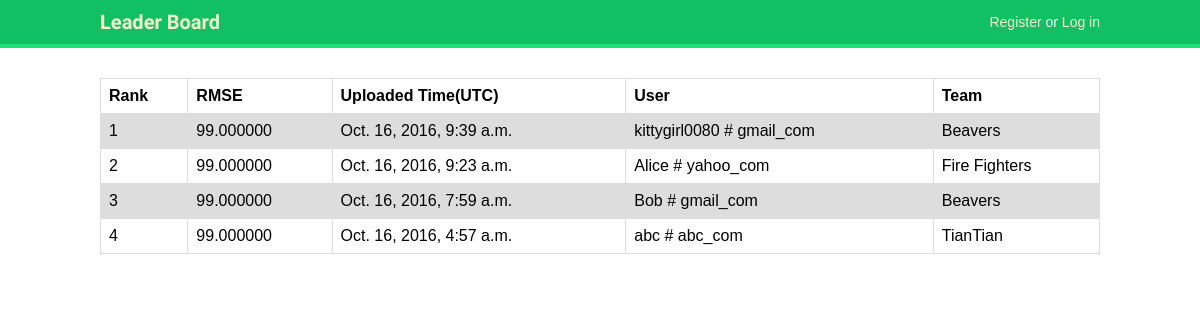
Before: / with the older database file.
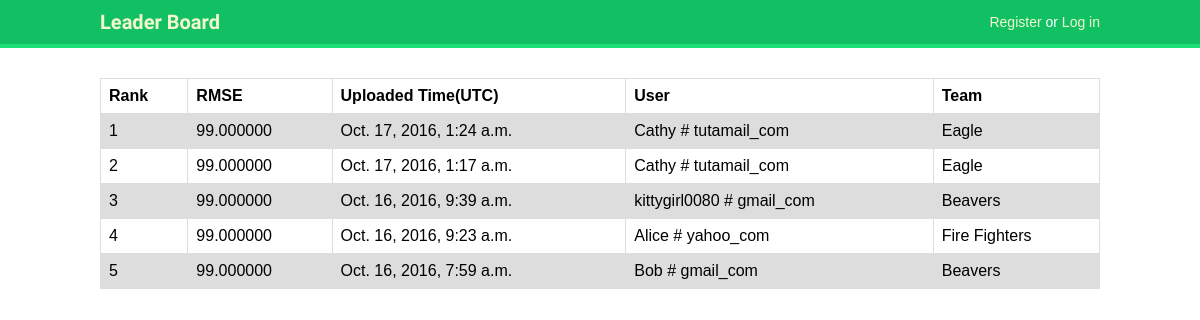
After: the same page with the newer database file.
### files/models.py (models this page shows)
class Document(models.Model):
	docfile = models.FileField(upload_to='documents/%Y/%m/%d')
	user = models.ForeignKey(settings.AUTH_USER_MODEL)
	created = models.DateTimeField(auto_now_add=True)
	rmse = models.DecimalField(max_digits=16, decimal_places=6, default=99)
	class Meta:
		ordering = ('rmse', '-created')

### account/models.py (models this page shows)
class Profile(models.Model):
	user = models.OneToOneField(User)
	team = models.CharField(max_length=75)
	def __str__(self):
		return '{}'.format(self.team)

### ranking/views.py (the view)
# urls.py: url(r'^$', views.leader_board, name='leader_board'),
def leader_board(request):
	records = Document.objects.all()
	return render(request, 'ranking/leader_board.html', {'records': records})

### ranking/templatetags/process_email.py (called while the page is built)
@register.filter
@stringfilter
def convert_email(email):
	return email.replace('@', ' # ').replace('.', '_')

### ranking/templates/ranking/leader_board.html (shortened to what this page needs)
{% extends 'base.html' %}
{% load process_email %}
{% block content %}
<table>
  <tr>
    <th>Rank</th>
    <th>RMSE</th>
    <th>Uploaded Time(UTC)</th>
    <th>User</th>
    <th>Team</th>
  </tr>
  {% for record in records %}
  <tr>
    <td>{{ forloop.counter }}</td>
    <td>{{ record.rmse }}</td>
    <td>{{ record.created }}</td>
    <td>{{ record.user.email|convert_email }}</td>
    <td>{{ record.user.profile }}</td>
  </tr>
  {% endfor %}
</table>
{% endblock %}

### account/templates/base.html (shortened to what this page needs)
{% load staticfiles %}
<!DOCTYPE html>
<html>
  <head>
    <link href="{% static 'css/base.css' %}" rel='stylesheet'>
  </head>
  <body>
    <div id='header'>
      <span class='logo'>
	<strong><a href="{% url 'leader_board' %}">Leader Board</a></strong>
      </span>
    <span class='user'>
      {% if request.user.is_authenticated %}
        Hello {{ request.user.email }},
        <a href='{% url "logout" %}'>Logout</a>
	{% else %}
	<a href='{% url "register" %}'>Register</a> or
        <a href='{% url "login" %}'>Log in</a>
      {% endif %}
    </span>
    </div>
    <div id='content'>
      {% block content %}
      {% endblock %}
    </div>
  </body>
</html>

### account/static/css/base.css (style rules this page uses)
body { margin:0; padding:0; font-family:helvetica, sans-serif; }
a { color:#12c064; text-decoration:none; }
#header { padding:10px 100px; font-size:14px; background:#12c064; color:#fff; border-bottom:4px solid #1cdf78; overflow:auto; }
#header .logo { font-family: 'Muli', sans-serif; float:left; color:#f3f7cc; font-size:20px; margin-right:10%; }
#header a { color:#f3f7cc; }
#header .user { float:right; padding-top:4px; }
#content { padding:30px 100px; }

### ranking/templates/ranking/leader_board.html (style rules this page uses)
table { font-family: arial, sans-serif; border-collapse: collapse; width: 100%; }
td, th { border: 1px solid #dddddd; text-align: left; padding: 8px; }
tr:nth-child(even) { background-color: #dddddd; }

Changed rows visible on the page:
removed Document: rmse "99.000000", created "Oct. 16, 2016, 4:57 a.m.", user.email|convert_email "abc # abc_com", user.profile "TianTian"
added Document: rmse "99.000000", created "Oct. 17, 2016, 1:24 a.m.", user.email|convert_email "Cathy # tutamail_com", user.profile "Eagle"
added Document: rmse "99.000000", created "Oct. 17, 2016, 1:17 a.m.", user.email|convert_email "Cathy # tutamail_com", user.profile "Eagle"
